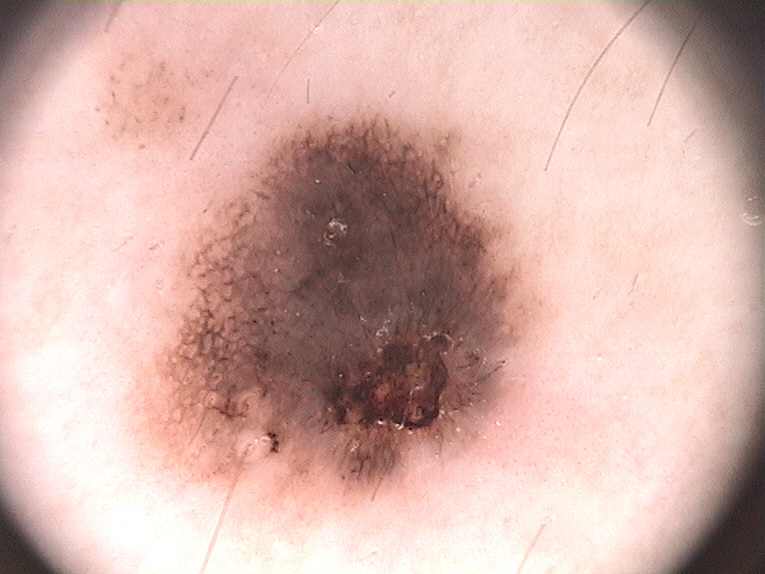
//> input picture Assignment/Original Images/IMD004.bmp, 765 x 574 px
$ ./Source   (built with g++ and OpenCV 4)
//> lines starting //> are read from the running program, lines starting //| are printed output that depends on the picture; after the words box and inside, x2 and y2 are one past the last pixel; in counts of white or black regions, pixels touching at a corner belong together
#include <iostream>
#include <opencv2\opencv.hpp>
#include<algorithm>
#include <vector>
using namespace cv;
using namespace std;

int** Kmean(Mat&);

// [56 lines left out: functions mouse, retSmall, retSmall, retSmall, retSmall, not called in this run]
int** labelling(Mat& image) {
	Mat cop;

	image.convertTo(cop, CV_32S, 1, 0);
	int row = image.rows;
	int col = image.cols;

	if (image.empty()) {
		cout << "Image not found." << endl;
	}
	// [5 lines of commented-out code are left out]

	int** arr = new int* [row];
	for (int i = 0; i < row; i++)
	{
		arr[i] = cop.ptr<int>(i);
	}

	for (int i = 0; i < row; i++) {
		for (int j = 0; j < col; j++) {
			if (image.at<uchar>(i, j) == 255)
				arr[i][j] = 1;
			else
				arr[i][j] = 0;
		}
	}

	for (int i = 0; i < row; i++) {
		for (int j = 0; j < col; j++) {
			//cout << arr[i][j];
		}
		//cout << endl;
	}
	int** label = new int* [row];
	for (int i = 0; i < row; i++)
	{
		label[i] = new int[col] {0};
	}
	for (int i = 0; i < row; i++) {
		for (int j = 0; j < col; j++) {
			//cout << label[i][j];
		}
		//cout << endl;
	}


	int check1[3] = { 0 };
	int check2[5] = { 0 };
	int check3[8] = { 0 };
	int check4[24] = { 0 };

	int current_label = 1;
	for (int i = 0; i < row; i++) {
		for (int j = 0; j < col; j++) {
			if (!label[i][j] && arr[i][j]) {

				//cout << "maincheck" << endl;

				if (i < 0 || i == row) { cout << "check1" << endl; break; } // out of bounds
				if (j < 0 || j == col) { cout << "check2" << endl; break; } // out of bounds
				if (label[i][j] || !arr[i][j]) { cout << "check3" << endl; break; } // already labeled or not marked with 1
				if (i == 0 && j == 0) {
					//cout << "check4" << endl;							//First element
					label[i][j] = current_label;
					current_label++;
					//cout << i << "," << j << endl;
				}
				else if (j == 0 && i > 0) {									//left column
					if (arr[i - 1][j] == 0 && arr[i - 1][j + 1] == 0) {
						label[i][j] = current_label;
						cout << label[i][j] << endl;
						current_label++;
						//cout << i << "," << j << endl;
					}
					else if (arr[i - 1][j] != 0 || arr[i - 1][j + 1] != 0) {
						label[i][j] = retSmall(label[i - 1][j], label[i - 1][j + 1]);
						//cout << retSmall(arr[i - 1][j], arr[i - 1][j + 1]) << "hmmmmmmmmmmmmmmmmmmmmmm" << endl;
					}

					//cout << "hmm1" << endl;

				}
				//if (1) { cout << j << endl; }
				else if (i == 0 && j > 0) {								//first row
					//cout << "hmm2" << endl;
					if (arr[i][j - 1] == 0) {
						label[i][j] = current_label;
						current_label++;
						//cout << i << "," << j << endl;
					}

					else if (arr[i][j - 1] != 0) {
						label[i][j] = label[i][j - 1];
					}


				}
				else if (j == col - 1 && i > 0) {									//right column
					if (arr[i][j - 1] == 0 && arr[i - 1][j - 1] == 0 && arr[i - 1][j] == 0) {
						label[i][j] = current_label;
						current_label++;
						//cout << i << "," << j << endl;
					}
					else if (arr[i][j - 1] != 0 || arr[i - 1][j - 1] != 0 || arr[i - 1][j] != 0) {
						//cout << retSmall(label[i][j - 1], label[i - 1][j - 1], label[i - 1][j]) << "lul" << endl;

						label[i][j] = retSmall(label[i][j - 1], label[i - 1][j - 1], label[i - 1][j]);
					}
					//cout << "hmm3" << endl;

				}
				else {			//others

					if (arr[i][j - 1] == 0 && arr[i - 1][j - 1] == 0 && arr[i - 1][j] == 0 && arr[i - 1][j + 1] == 0) {
						label[i][j] = current_label;
						current_label++;
						//cout << i << "," << j << endl;
					}
					else if (arr[i][j - 1] != 0 || arr[i - 1][j - 1] != 0 || arr[i - 1][j] != 0 || arr[i - 1][j + 1] != 0)
					{

						label[i][j] = retSmall(label[i][j - 1], label[i - 1][j - 1], label[i - 1][j], label[i - 1][j + 1]);
						//cout << "check11" << endl;
					}
					//cout << "hmm4" << endl;

				}
				//cout << retSmall(0, 0, 8, 0) << "check1" << endl;

			}

		}
	}

	for (int i = 0; i < row; i++) {
		for (int j = col - 1; j > 0; j--) {
			if (label[i][j]) {
				if (i == 0 && j == 0) {			//left top corner
					check1[0] = label[i][j + 1];
					check1[1] = label[i + 1][j + 1];
					check1[2] = label[i + 1][j];
					label[i][j] = retSmall(check1, 3, label[i][j]);

				}
				else if (i == 0 && j == col - 1) {			//right top corner
					check1[0] = label[i][j - 1];
					check1[1] = label[i + 1][j];
					check1[2] = label[i + 1][j - 1];
					label[i][j] = retSmall(check1, 3, label[i][j]);
				}
				else if (i == row - 1 && j == 0) {			//bot left corner
					check1[0] = label[i][j + 1];
					check1[1] = label[i - 1][j];
					check1[2] = label[i - 1][j + 1];
					label[i][j] = retSmall(check1, 3, label[i][j]);
				}
				else if (i == row - 1 && j == col - 1) {			//right bot corner
					check1[0] = label[i][j - 1];
					check1[1] = label[i - 1][j];
					check1[2] = label[i - 1][j - 1];
					label[i][j] = retSmall(check1, 3, label[i][j]);
				}

				else if (j == 0 && i > 0) {			//left column
					check2[0] = label[i - 1][j];
					check2[1] = label[i - 1][j + 1];
					check2[2] = label[i][j + 1];
					check2[3] = label[i + 1][j + 1];
					check2[4] = label[i + 1][j];
					label[i][j] = retSmall(check2, 5, label[i][j]);
				}
				else if (i == 0 && j > 0) {				//first row
					check2[0] = label[i][j - 1];
					check2[1] = label[i][j + 1];
					check2[2] = label[i + 1][j];
					check2[3] = label[i + 1][j - 1];
					check2[4] = label[i + 1][j + 1];
					label[i][j] = retSmall(check2, 5, label[i][j]);
				}
				else if (j == col - 1 && i > 0) {			//right column
					check2[0] = label[i + 1][j];
					check2[1] = label[i][j - 1];
					check2[2] = label[i - 1][j];
					check2[3] = label[i - 1][j - 1];
					check2[4] = label[i + 1][j - 1];
					label[i][j] = retSmall(check2, 5, label[i][j]);
				}
				else if (i == row - 1) {				//last row
					check2[0] = label[i][j - 1];
					check2[1] = label[i - 1][j - 1];
					check2[2] = label[i - 1][j];
					check2[3] = label[i - 1][j + 1];
					check2[4] = label[i][j + 1];
					label[i][j] = retSmall(check2, 5, label[i][j]);
				}
				else if ((i>1||i<row-2)|| (j > 1 || j < col - 2)) {
					check3[0] = label[i][j - 1];
					check3[1] = label[i - 1][j - 1];
					check3[2] = label[i - 1][j];
					check3[3] = label[i - 1][j + 1];
					check3[4] = label[i][j + 1];
					check3[5] = label[i + 1][j + 1];
					check3[6] = label[i + 1][j];
					check3[7] = label[i + 1][j - 1];
					label[i][j] = retSmall(check3, 8, label[i][j]);
				}
				else {
					check4[0] = label[i][j - 1];
					check4[1] = label[i - 1][j - 1];
					check4[2] = label[i - 1][j];
					check4[3] = label[i - 1][j + 1];
					check4[4] = label[i][j + 1];
					check4[5] = label[i + 1][j + 1];
					check4[6] = label[i + 1][j];
					check4[7] = label[i + 1][j - 1];

					check4[8] = label[i][j - 2];
					check4[9] = label[i - 1][j - 2];
					check4[10] = label[i - 2][j];
					check4[11] = label[i - 1][j + 2];
					check4[12] = label[i][j + 2];
					check4[13] = label[i + 1][j + 2];
					check4[14] = label[i + 2][j+2];
					check4[15] = label[i + 1][j - 2];

					check4[16] = label[i-2][j - 2];
					check4[17] = label[i - 2][j - 1];
					check4[18] = label[i - 2][j+1];
					check4[19] = label[i -2][j + 2];
					check4[20] = label[i+2][j ];
					check4[21] = label[i + 2][j - 2];
					check4[22] = label[i + 2][j + 1];
					check4[23] = label[i + 2][j - 1];
					label[i][j] = retSmall(check4, 24, label[i][j]);

				}
			}
		}
	}

	for (int i = row - 1; i > 0; i--) {
		for (int j = col - 1; j > 0; j--) {
			if (label[i][j]) {
				if (i == 0 && j == 0) {			//left top corner
					check1[0] = label[i][j + 1];
					check1[1] = label[i + 1][j + 1];
					check1[2] = label[i + 1][j];
					label[i][j] = retSmall(check1, 3, label[i][j]);

				}
				else if (i == 0 && j == col - 1) {			//right top corner
					check1[0] = label[i][j - 1];
					check1[1] = label[i + 1][j];
					check1[2] = label[i + 1][j - 1];
					label[i][j] = retSmall(check1, 3, label[i][j]);
				}
				else if (i == row - 1 && j == 0) {			//bot left corner
					check1[0] = label[i][j + 1];
					check1[1] = label[i - 1][j];
					check1[2] = label[i - 1][j + 1];
					label[i][j] = retSmall(check1, 3, label[i][j]);
				}
				else if (i == row - 1 && j == col - 1) {			//right bot corner
					check1[0] = label[i][j - 1];
					check1[1] = label[i - 1][j];
					check1[2] = label[i - 1][j - 1];
					label[i][j] = retSmall(check1, 3, label[i][j]);
				}

				else if (j == 0 && i > 0) {			//left column
					check2[0] = label[i - 1][j];
					check2[1] = label[i - 1][j + 1];
					check2[2] = label[i][j + 1];
					check2[3] = label[i + 1][j + 1];
					check2[4] = label[i + 1][j];
					label[i][j] = retSmall(check2, 5, label[i][j]);
				}
				else if (i == 0 && j > 0) {				//first row
					check2[0] = label[i][j - 1];
					check2[1] = label[i][j + 1];
					check2[2] = label[i + 1][j];
					check2[3] = label[i + 1][j - 1];
					check2[4] = label[i + 1][j + 1];
					label[i][j] = retSmall(check2, 5, label[i][j]);
				}
				else if (j == col - 1 && i > 0) {			//right column
					check2[0] = label[i + 1][j];
					check2[1] = label[i][j - 1];
					check2[2] = label[i - 1][j];
					check2[3] = label[i - 1][j - 1];
					check2[4] = label[i + 1][j - 1];
					label[i][j] = retSmall(check2, 5, label[i][j]);
				}
				else if (i == row - 1) {				//last row
					check2[0] = label[i][j - 1];
					check2[1] = label[i - 1][j - 1];
					check2[2] = label[i - 1][j];
					check2[3] = label[i - 1][j + 1];
					check2[4] = label[i][j + 1];
					label[i][j] = retSmall(check2, 5, label[i][j]);
				}
				else if ((i > 1 || i < row - 2) || (j > 1 || j < col - 2)) {
					check3[0] = label[i][j - 1];
					check3[1] = label[i - 1][j - 1];
					check3[2] = label[i - 1][j];
					check3[3] = label[i - 1][j + 1];
					check3[4] = label[i][j + 1];
					check3[5] = label[i + 1][j + 1];
					check3[6] = label[i + 1][j];
					check3[7] = label[i + 1][j - 1];
					label[i][j] = retSmall(check3, 8, label[i][j]);
				}
				else {
					check4[0] = label[i][j - 1];
					check4[1] = label[i - 1][j - 1];
					check4[2] = label[i - 1][j];
					check4[3] = label[i - 1][j + 1];
					check4[4] = label[i][j + 1];
					check4[5] = label[i + 1][j + 1];
					check4[6] = label[i + 1][j];
					check4[7] = label[i + 1][j - 1];

					check4[8] = label[i][j - 2];
					check4[9] = label[i - 1][j - 2];
					check4[10] = label[i - 2][j];
					check4[11] = label[i - 1][j + 2];
					check4[12] = label[i][j + 2];
					check4[13] = label[i + 1][j + 2];
					check4[14] = label[i + 2][j + 2];
					check4[15] = label[i + 1][j - 2];

					check4[16] = label[i - 2][j - 2];
					check4[17] = label[i - 2][j - 1];
					check4[18] = label[i - 2][j + 1];
					check4[19] = label[i - 2][j + 2];
					check4[20] = label[i + 2][j];
					check4[21] = label[i + 2][j - 2];
					check4[22] = label[i + 2][j + 1];
					check4[23] = label[i + 2][j - 1];
					label[i][j] = retSmall(check4, 24, label[i][j]);

				}
			}
		}
	}

	for (int i = 0; i <row; i++) {
		for (int j = col - 1; j > 0; j--) {
			if (label[i][j]) {
				if (i == 0 && j == 0) {			//left top corner
					check1[0] = label[i][j + 1];
					check1[1] = label[i + 1][j + 1];
					check1[2] = label[i + 1][j];
					label[i][j] = retSmall(check1, 3, label[i][j]);

				}
				else if (i == 0 && j == col - 1) {			//right top corner
					check1[0] = label[i][j - 1];
					check1[1] = label[i + 1][j];
					check1[2] = label[i + 1][j - 1];
					label[i][j] = retSmall(check1, 3, label[i][j]);
				}
				else if (i == row - 1 && j == 0) {			//bot left corner
					check1[0] = label[i][j + 1];
					check1[1] = label[i - 1][j];
					check1[2] = label[i - 1][j + 1];
					label[i][j] = retSmall(check1, 3, label[i][j]);
				}
				else if (i == row - 1 && j == col - 1) {			//right bot corner
					check1[0] = label[i][j - 1];
					check1[1] = label[i - 1][j];
					check1[2] = label[i - 1][j - 1];
					label[i][j] = retSmall(check1, 3, label[i][j]);
				}

				else if (j == 0 && i > 0) {			//left column
					check2[0] = label[i - 1][j];
					check2[1] = label[i - 1][j + 1];
					check2[2] = label[i][j + 1];
					check2[3] = label[i + 1][j + 1];
					check2[4] = label[i + 1][j];
					label[i][j] = retSmall(check2, 5, label[i][j]);
				}
				else if (i == 0 && j > 0) {				//first row
					check2[0] = label[i][j - 1];
					check2[1] = label[i][j + 1];
					check2[2] = label[i + 1][j];
					check2[3] = label[i + 1][j - 1];
					check2[4] = label[i + 1][j + 1];
					label[i][j] = retSmall(check2, 5, label[i][j]);
				}
				else if (j == col - 1 && i > 0) {			//right column
					check2[0] = label[i + 1][j];
					check2[1] = label[i][j - 1];
					check2[2] = label[i - 1][j];
					check2[3] = label[i - 1][j - 1];
					check2[4] = label[i + 1][j - 1];
					label[i][j] = retSmall(check2, 5, label[i][j]);
				}
				else if (i == row - 1) {				//last row
					check2[0] = label[i][j - 1];
					check2[1] = label[i - 1][j - 1];
					check2[2] = label[i - 1][j];
					check2[3] = label[i - 1][j + 1];
					check2[4] = label[i][j + 1];
					label[i][j] = retSmall(check2, 5, label[i][j]);
				}
				else if ((i > 1 || i < row - 2) || (j > 1 || j < col - 2)) {
					check3[0] = label[i][j - 1];
					check3[1] = label[i - 1][j - 1];
					check3[2] = label[i - 1][j];
					check3[3] = label[i - 1][j + 1];
					check3[4] = label[i][j + 1];
					check3[5] = label[i + 1][j + 1];
					check3[6] = label[i + 1][j];
					check3[7] = label[i + 1][j - 1];
					label[i][j] = retSmall(check3, 8, label[i][j]);
				}
				else {
					check4[0] = label[i][j - 1];
					check4[1] = label[i - 1][j - 1];
					check4[2] = label[i - 1][j];
					check4[3] = label[i - 1][j + 1];
					check4[4] = label[i][j + 1];
					check4[5] = label[i + 1][j + 1];
					check4[6] = label[i + 1][j];
					check4[7] = label[i + 1][j - 1];

					check4[8] = label[i][j - 2];
					check4[9] = label[i - 1][j - 2];
					check4[10] = label[i - 2][j];
					check4[11] = label[i - 1][j + 2];
					check4[12] = label[i][j + 2];
					check4[13] = label[i + 1][j + 2];
					check4[14] = label[i + 2][j + 2];
					check4[15] = label[i + 1][j - 2];

					check4[16] = label[i - 2][j - 2];
					check4[17] = label[i - 2][j - 1];
					check4[18] = label[i - 2][j + 1];
					check4[19] = label[i - 2][j + 2];
					check4[20] = label[i + 2][j];
					check4[21] = label[i + 2][j - 2];
					check4[22] = label[i + 2][j + 1];
					check4[23] = label[i + 2][j - 1];
					label[i][j] = retSmall(check4, 24, label[i][j]);

				}
			}
		}
	}

	for (int i = row - 1; i > 0; i--) {
		for (int j = 0; j <col; j++) {
			if (label[i][j]) {
				if (i == 0 && j == 0) {			//left top corner
					check1[0] = label[i][j + 1];
					check1[1] = label[i + 1][j + 1];
					check1[2] = label[i + 1][j];
					label[i][j] = retSmall(check1, 3, label[i][j]);

				}
				else if (i == 0 && j == col - 1) {			//right top corner
					check1[0] = label[i][j - 1];
					check1[1] = label[i + 1][j];
					check1[2] = label[i + 1][j - 1];
					label[i][j] = retSmall(check1, 3, label[i][j]);
				}
				else if (i == row - 1 && j == 0) {			//bot left corner
					check1[0] = label[i][j + 1];
					check1[1] = label[i - 1][j];
					check1[2] = label[i - 1][j + 1];
					label[i][j] = retSmall(check1, 3, label[i][j]);
				}
				else if (i == row - 1 && j == col - 1) {			//right bot corner
					check1[0] = label[i][j - 1];
					check1[1] = label[i - 1][j];
					check1[2] = label[i - 1][j - 1];
					label[i][j] = retSmall(check1, 3, label[i][j]);
				}

				else if (j == 0 && i > 0) {			//left column
					check2[0] = label[i - 1][j];
					check2[1] = label[i - 1][j + 1];
					check2[2] = label[i][j + 1];
					check2[3] = label[i + 1][j + 1];
					check2[4] = label[i + 1][j];
					label[i][j] = retSmall(check2, 5, label[i][j]);
				}
				else if (i == 0 && j > 0) {				//first row
					check2[0] = label[i][j - 1];
					check2[1] = label[i][j + 1];
					check2[2] = label[i + 1][j];
					check2[3] = label[i + 1][j - 1];
					check2[4] = label[i + 1][j + 1];
					label[i][j] = retSmall(check2, 5, label[i][j]);
				}
				else if (j == col - 1 && i > 0) {			//right column
					check2[0] = label[i + 1][j];
					check2[1] = label[i][j - 1];
					check2[2] = label[i - 1][j];
					check2[3] = label[i - 1][j - 1];
					check2[4] = label[i + 1][j - 1];
					label[i][j] = retSmall(check2, 5, label[i][j]);
				}
				else if (i == row - 1) {				//last row
					check2[0] = label[i][j - 1];
					check2[1] = label[i - 1][j - 1];
					check2[2] = label[i - 1][j];
					check2[3] = label[i - 1][j + 1];
					check2[4] = label[i][j + 1];
					label[i][j] = retSmall(check2, 5, label[i][j]);
				}
				else if ((i > 1 || i < row - 2) || (j > 1 || j < col - 2)) {
					check3[0] = label[i][j - 1];
					check3[1] = label[i - 1][j - 1];
					check3[2] = label[i - 1][j];
					check3[3] = label[i - 1][j + 1];
					check3[4] = label[i][j + 1];
					check3[5] = label[i + 1][j + 1];
					check3[6] = label[i + 1][j];
					check3[7] = label[i + 1][j - 1];
					label[i][j] = retSmall(check3, 8, label[i][j]);
				}
				else {
					check4[0] = label[i][j - 1];
					check4[1] = label[i - 1][j - 1];
					check4[2] = label[i - 1][j];
					check4[3] = label[i - 1][j + 1];
					check4[4] = label[i][j + 1];
					check4[5] = label[i + 1][j + 1];
					check4[6] = label[i + 1][j];
					check4[7] = label[i + 1][j - 1];

					check4[8] = label[i][j - 2];
					check4[9] = label[i - 1][j - 2];
					check4[10] = label[i - 2][j];
					check4[11] = label[i - 1][j + 2];
					check4[12] = label[i][j + 2];
					check4[13] = label[i + 1][j + 2];
					check4[14] = label[i + 2][j + 2];
					check4[15] = label[i + 1][j - 2];

					check4[16] = label[i - 2][j - 2];
					check4[17] = label[i - 2][j - 1];
					check4[18] = label[i - 2][j + 1];
					check4[19] = label[i - 2][j + 2];
					check4[20] = label[i + 2][j];
					check4[21] = label[i + 2][j - 2];
					check4[22] = label[i + 2][j + 1];
					check4[23] = label[i + 2][j - 1];
					label[i][j] = retSmall(check4, 24, label[i][j]);

				}
			}
		}
	}

	for (int i = 0; i < row; i++) {
		for (int j = 0; j < col; j++) {
			//cout << label[i][j];
		}
		//cout << endl;
	}
	cout << current_label << endl;
	int* freq = new int[current_label];
	int* freq1 = new int[current_label];
	int count = 1;
	for (int i = 0; i < current_label; i++) {
		freq[i] = count;
		count++;
	}


	for (int i = 0; i < current_label; i++) {
		int count1 = 0;
		for (int j = 0; j < row; j++) {
			for (int k = 0; k < col; k++) {
				if (freq[i] == label[j][k]) {
					count1++;

				}
			}
		}
		freq1[i] = count1;
		//cout << freq[i] << "     " << freq1[i] << endl;
	}

	int max = INT_MIN;
	int index = -1;
	// Iterate the array
	for (int i = 0; i < current_label; i++)
	{
		if (freq1[i] > max)
		{
			// If current value is greater than max
			// value then replace it with max value
			max = freq1[i];
			index = i;
		}
	}

	int greatest = index + 1;
	//cout << greatest;
	for (int i = 0; i < row; i++) {
		for (int j = 0; j < col; j++) {

			if (label[i][j] == greatest) {
				image.at<uchar>(i, j) = 255;
				label[i][j] = 255;
			}

			else {
				image.at<uchar>(i, j) = 0;
				label[i][j] = 0;
			}

		}

		// cout << x;
	}

	/*imwrite("output.bmp", image);
	system("output.bmp");
	waitKey(0);*/
	namedWindow("Window1");
	imshow("Window1", image);
	waitKey(0);
	return label;
}
// [122 lines left out: function Kmean, not called in this run]
void DiceCof(Mat& image, Mat& image1, Mat& image2) {
	int** Larr = labelling(image);
	int** Karr = Kmean(image1);


	Mat cop;
	//image2 = imread("C:\\Users\\J&W Computers\\Downloads\\Assignment\\Ground Truths\\IMD427_lesion.bmp", 0);
	image2.convertTo(cop, CV_32S, 1, 0);
	int row = image2.rows;
	int col = image2.cols;
	// [11 lines of commented-out code are left out]
	if (image.empty()) {
		cout << "Image not found." << endl;
	}
	// [5 lines of commented-out code are left out]

	int** Darr = new int* [row];
	for (int i = 0; i < row; i++)
	{
		Darr[i] = cop.ptr<int>(i);
	}

	for (int i = 0; i < row; i++) {
		for (int j = 0; j < col; j++) {

			Darr[i][j] = image2.at<uchar>(i, j);

		}
	}


	double TrueP = 0, FalseP = 0, FalseN = 0, DiceC1=0, DiceC2=0;


	for (int i = 0; i < row; i++) {
		for (int j = 0; j < col; j++) {
			if ((Larr[i][j] == 255 && Darr[i][j] == 255)) { TrueP++; }
			else if (Larr[i][j] == 255 && Darr[i][j] == 0) { FalseP++; }
			else if (Larr[i][j] == 0 && Darr[i][j] == 255) { FalseN++; }
		}
	}
	DiceC1 = (2 * TrueP * 1.0) / ((FalseN + (2 * TrueP) + FalseP) * 1.0);
	cout << TrueP << " " << FalseN << " " << FalseP << endl;

	TrueP = 0, FalseP = 0, FalseN = 0;

	for (int i = 0; i < row; i++) {
		for (int j = 0; j < col; j++) {
			if ((Karr[i][j] == 255 && Darr[i][j] == 255)) { TrueP++; }
			else if (Karr[i][j] == 255 && Darr[i][j] == 0) { FalseP++; }
			else if (Karr[i][j] == 0 && Darr[i][j] == 255) { FalseN++; }
		}
	}
	cout << TrueP << " " << FalseN << " " << FalseP << endl;
	DiceC2 = (2 * TrueP * 1.0) / ((FalseN + (2 * TrueP) + FalseP) * 1.0);
	cout << (DiceC1 + DiceC2) / 2 << endl;;
	cout << "Dice Cof of Task1= " << DiceC1 << endl;
	cout << "Dice Cof of Task2= " << DiceC2 << endl;
}
struct nde {
	int data;
	nde* right, * down;
};
// [114 lines left out: functions construct, display, RLC, makeList, not called in this run]
int main()
{

	Mat image,image1,image2;
	image = imread("C:\\Users\\J&W Computers\\Downloads\\Assignment\\Segmented Outputs\\mIMD004.bmp", 0);
//> mIMD004.bmp cannot be read in this run, so this picture is empty
	image1 = imread("C:\\Users\\J&W Computers\\Downloads\\Assignment\\Original Images\\IMD004.bmp", 0);
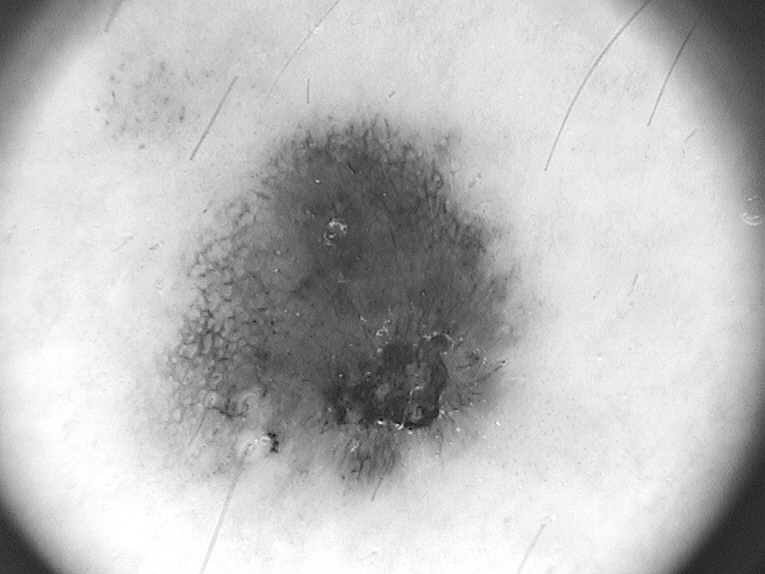
//> image1: 574 rows x 765 cols, CV_8UC1; min 19, max 255, mean 187.5
	image2 = imread("C:\\Users\\J&W Computers\\Downloads\\Assignment\\Ground Truths\\IMD004_lesion.bmp", 0);
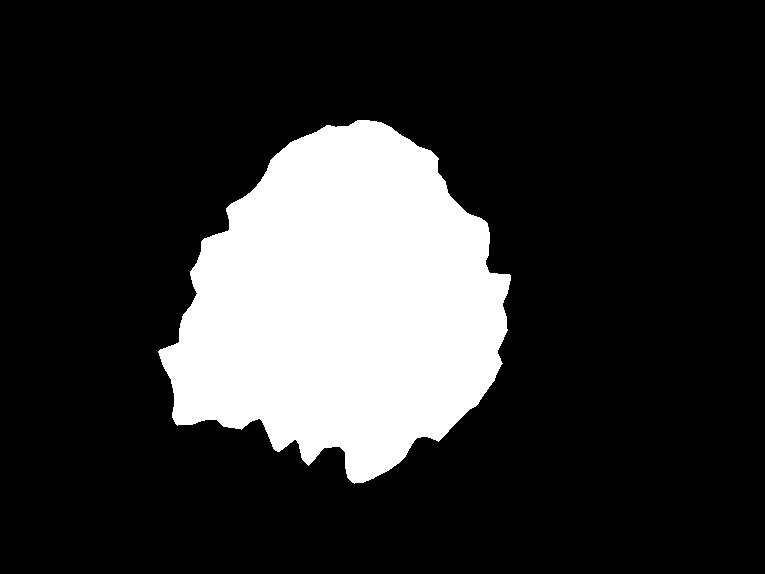
//> input picture Assignment/Ground Truths/IMD004_lesion.bmp, 765 x 574 px
//> image2: 574 rows x 765 cols, CV_8UC1; 19.4% white; 1 white region, box (x1, y1, x2, y2) and area: (158, 120, 511, 484) 85382
	//labelling(image);
	//RunLengthCode(image);
	//Kmean(image1);

	DiceCof(image,image1,image2);
//> in labelling, `int row = image.rows;`: row = 0
//> after the loop in labelling, `for (int i = 0; i < row; i++)`: current_label = 1
//| 1
//> the loop in labelling, `for (int i = 0; i < current_label; i++)` made 1 pass
//> after the loop in labelling, `for (int i = 0; i < current_label; i++)`: count = 2
//> the loop in labelling, `for (int i = 0; i < current_label; i++)` made 1 pass
//> count1 on pass 1: 0
//> the loop in labelling, `for (int i = 0; i < current_label; i++)` made 1 pass
//> after the loop in labelling, `for (int i = 0; i < current_label; i++)`: max = 0
//> in labelling, `int greatest = index + 1;`: greatest = 1
//> (the run ends here: the program stops with an error, at `imshow("Window1", image);`)
